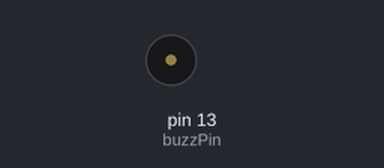
Bench run of a sketch on a simulated Arduino Uno, built with avr-gcc and run on an emulated ATmega328P. Parts: buzzer (waves = sounding, pin HIGH).

Above: at 0.16 s.
Timing chart, 0 to 3.0 s (numbered marks = the images above):
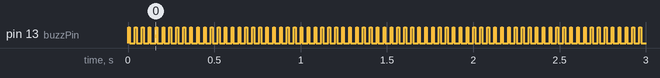

The sketch:

passive_buzzer.ino
```cpp
//USing a Passive buzzer
int buzzPin=13;
int timeOfBuzz1=10;
int timeOfBuzz2=30;
void setup() {
  // put your setup code here, to run once:
pinMode(buzzPin,OUTPUT);
}

void loop() {
  // put your main code here, to run repeatedly:
digitalWrite(buzzPin,HIGH);
delay(timeOfBuzz1);
digitalWrite(buzzPin,LOW);
delay(timeOfBuzz2);
}
```

Measured:
- by itself, pin 13 (buzzPin): alternates HIGH for 0.01 s and LOW for 0.03 s
